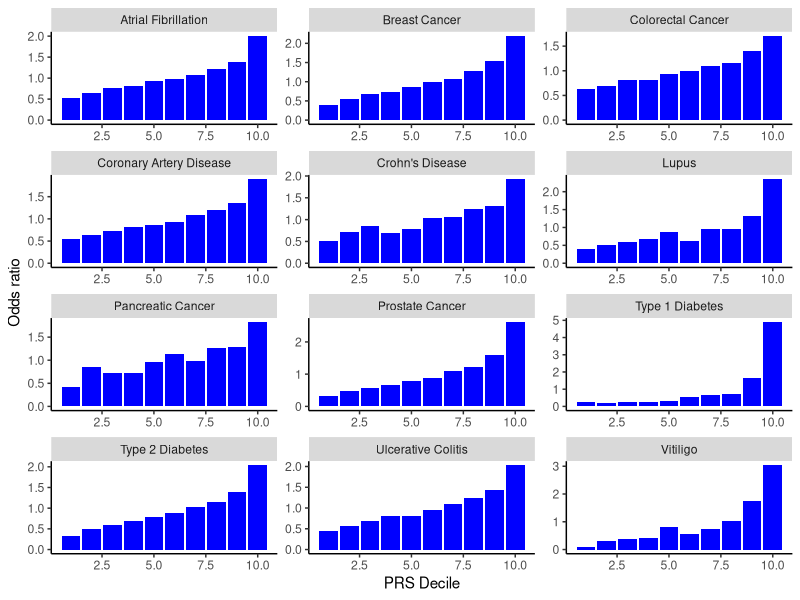

The R source for this figure:
library(ggpubr)
library(ggplot2)

prsors<-read.table("./data/prs_deciles.txt", header=T)

histplot<-ggplot(prsors, aes(y=or, x=decile)) + geom_bar(position="dodge", stat="identity", fill="blue") + ylab("Odds ratio") + xlab("PRS Decile")+facet_wrap(phenotype ~ ., ncol=3, scales="free") + theme(panel.background = element_blank(),axis.line = element_line(colour = "black"))

ggsave("./figures/SuppFig1.pdf", plot=histplot, dpi=300, width=180, height=225, units=c("mm"), device="pdf")
